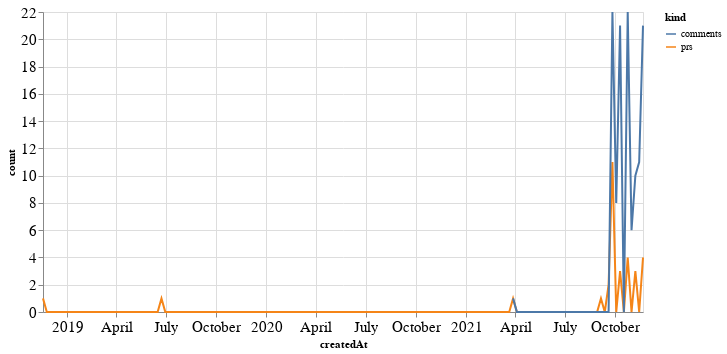

The notebook cell saved with this chart:
### Code cell
alt.Chart(total_time, width=600).mark_line().encode(
    x='createdAt',
    y='count',
    color='kind'
)

### Figure 1 — Vega-Lite specification as saved in the notebook (floating-point values rounded to 4 significant figures; data arrays with more than 128 entries replaced by an {"elided": "..."} marker saying what was removed)
{"config": {"axisLeft": {"labelFontSize": 15}, "axisBottom": {"labelFontSize": 15}}, "data": {"name": "data-efacb22197640825ca1871591b881a67"}, "mark": "line", "encoding": {"color": {"type": "nominal", "field": "kind"}, "x": {"type": "temporal", "field": "createdAt"}, "y": {"type": "quantitative", "field": "count"}}, "width": 600, "$schema": "https://vega.github.io/schema/vega-lite/v4.8.1.json", "datasets": {"data-efacb22197640825ca1871591b881a67": {"elided": "316 records"}}}
